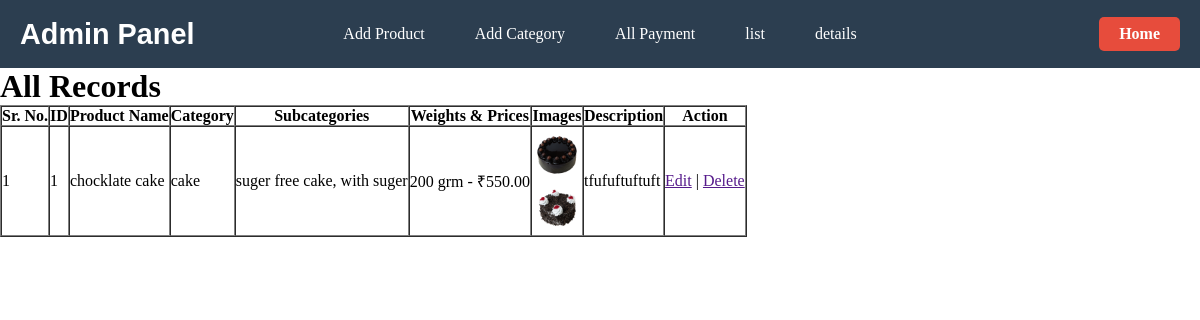
The page /list/ on the database as committed earlier.
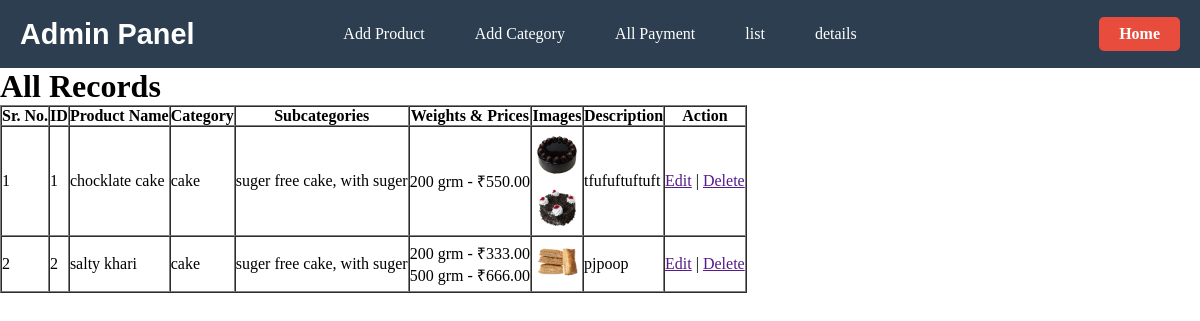
The same page on the database as committed later.
### bakery/models.py (models this page shows, shortened)
class Product(models.Model):
    name = models.CharField(max_length=200)
    description = models.TextField()
    category = models.ForeignKey(
        BakeryCategory,
        on_delete=models.CASCADE,
        null=True, blank=True,
        related_name="products"
    )
    subcategories = models.ManyToManyField(
        BakerySubCategory,
        blank=True,
        related_name="products"
    )
    created_at = models.DateTimeField(default=timezone.now)
    updated_at = models.DateTimeField(auto_now=True)

class BakeryCategory(models.Model):
    category_name = models.CharField(max_length=100, unique=True)
    created_at = models.DateTimeField(default=timezone.now)
    updated_at = models.DateTimeField(auto_now=True)
    class Meta:
        db_table = "bakery_categories"

class BakerySubCategory(models.Model):
    category = models.ForeignKey(
        BakeryCategory, on_delete=models.CASCADE, related_name="subcategories"
    )
    subcategory_name = models.CharField(max_length=100)
    created_at = models.DateTimeField(default=timezone.now)
    updated_at = models.DateTimeField(auto_now=True)
    class Meta:
        db_table = "bakery_subcategories"

class Weight(models.Model):
    product = models.ForeignKey("Product", on_delete=models.CASCADE, related_name="weights")
    weight = models.CharField(max_length=50)
    price = models.DecimalField(max_digits=10, decimal_places=2, default=0.00)
    created_at = models.DateTimeField(default=timezone.now)
    updated_at = models.DateTimeField(auto_now=True)
    class Meta:
        db_table = "bakery_weight"

class ProductImages(models.Model):
    product = models.ForeignKey("Product", on_delete=models.CASCADE, related_name="images")
    image = models.ImageField(upload_to="products/")
    is_main = models.BooleanField(default=False)
    created_at = models.DateTimeField(default=timezone.now)
    updated_at = models.DateTimeField(auto_now=True)

### bakery/views.py (the view)
# urls.py: path('list/', views.list, name='list'),
def list(request):
    products = Product.objects.all().prefetch_related('weights', 'images')
    categories = BakeryCategory.objects.prefetch_related('subcategories')
    return render(request, 'admin/master_list.html',{'products': products,'categories': categories,})

### bakery/templates/admin/master_list.html (shortened to what this page needs)
{% extends "admin/admin_base.html" %}
{% load static %}
{% block content %}
<h1>All Records</h1>
<table border="1" cellpadding="5" cellspacing="0">
    <tr>
        <th>Sr. No.</th>
        <th>ID</th>
        <th>Product Name</th>
        <th>Category</th>
        <th>Subcategories</th>
        <th>Weights & Prices</th>
        <th>Images</th>
        <th>Description</th>
        <th>Action</th>
    </tr>
    {% for product in products %}
    <tr>
        <td>{{ forloop.counter }}</td>
        <td>{{ product.id }}</td>
        <td>{{ product.name }}</td>
        <td>
            {% if product.category %}
                {{ product.category.category_name }}
            {% else %}
                -
            {% endif %}
        </td>
        <td>
            {% if product.category %}
                {% for sub in product.category.subcategories.all %}
                    {{ sub.subcategory_name }}{% if not forloop.last %}, {% endif %}
                {% endfor %}
            {% else %}
                -
            {% endif %}
        </td>
        <td>
            {% for w in product.weights.all %}
                {{ w.weight }} - ₹{{ w.price }}<br>
            {% empty %}
                -
            {% endfor %}
        </td>
        <td>
            {% for img in product.images.all %}
                <img src="{{ img.image.url }}" width="50" height="50"><br>
            {% empty %}
                No image
            {% endfor %}
        </td>
        <td>{{ product.description }}</td>
        <td>
            <a href="">Edit</a> |
            <a href="">Delete</a>
        </td>
    </tr>
    {% endfor %}
</table>
{% endblock %}

Rows that differ between the two databases and show on the page:
added Product: id "2", name "salty khari", category.category_name "cake", description "pjpoop", BakerySubCategory (subcategory_name "suger free cake"), BakerySubCategory (subcategory_name "with suger")
added Weight: weight "200 grm", price "333.00", shown under "2"
added Weight: weight "500 grm", price "666.00", shown under "2"
added ProductImages: image (picture), shown under "2"
